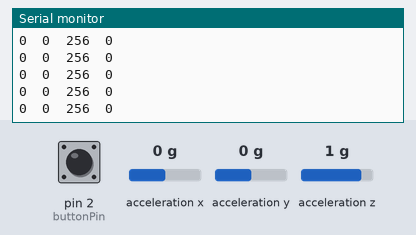
Recording of a sketch running on a simulated Arduino Uno, built with avr-gcc and run on an emulated ATmega328P. Shown: the last lines printed to the serial monitor. Wiring (inferred from the names in the program): ADXL345 accelerometer at I2C address 0x53. The inputs (shaded band) are chosen by the test bench; at power-on: acceleration x 0 g, pin 2 (buttonPin) HIGH, acceleration y 0 g, acceleration z 1 g.

Above: at 1.3 s.
1.4 s: acceleration x set to -1.4 g
At 1.43 s:
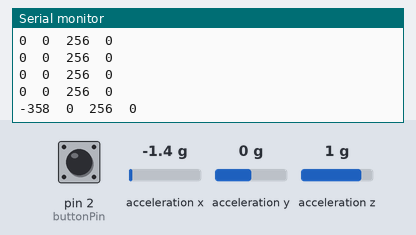
2.9 s: pin 2 (buttonPin) pulled LOW for 0.15 s
At 2.95 s:
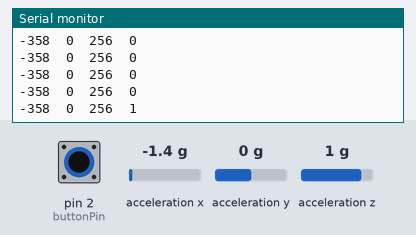
4.5 s: acceleration y set to -1.4 g
At 4.57 s:
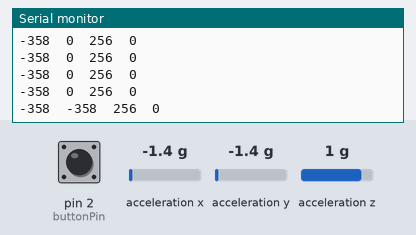
6.0 s: pin 2 (buttonPin) pulled LOW for 1 s
At 6.09 s:
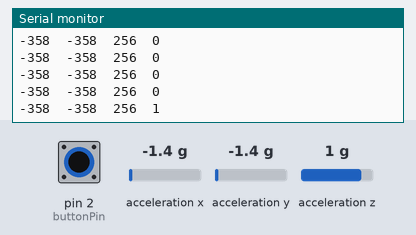
8.5 s: acceleration z set to -1.4 g
At 8.53 s:
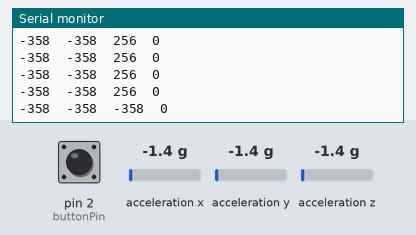

The sketch:

space_dodger_controller.ino
```cpp
#include <Wire.h>

const byte ADXL345_ADDR = 0x53;

const int buttonPin = 2;

byte readRegister(byte reg) {
  Wire.beginTransmission(ADXL345_ADDR);
  Wire.write(reg);

  if (Wire.endTransmission(false) != 0) {
    return 0xFF;
  }

  Wire.requestFrom(ADXL345_ADDR, (byte)1);

  if (Wire.available()) {
    return Wire.read();
  }

  return 0xFF;
}

bool writeRegister(byte reg, byte value) {
  Wire.beginTransmission(ADXL345_ADDR);
  Wire.write(reg);
  Wire.write(value);
  return Wire.endTransmission() == 0;
}

bool readAcceleration(int16_t &x, int16_t &y, int16_t &z) {
  Wire.beginTransmission(ADXL345_ADDR);
  Wire.write(0x32);  // DATAX0
  if (Wire.endTransmission(false) != 0) {
    return false;
  }

  if (Wire.requestFrom(ADXL345_ADDR, (byte)6) != 6) {
    return false;
  }

  byte x0 = Wire.read();
  byte x1 = Wire.read();
  byte y0 = Wire.read();
  byte y1 = Wire.read();
  byte z0 = Wire.read();
  byte z1 = Wire.read();

  x = (int16_t)((uint16_t)x1 << 8 | x0);
  y = (int16_t)((uint16_t)y1 << 8 | y0);
  z = (int16_t)((uint16_t)z1 << 8 | z0);

  return true;
}

void setup() {
  Serial.begin(115200);
  Wire.begin();

  delay(100);

  byte deviceID = readRegister(0x00);

  pinMode(buttonPin, INPUT_PULLUP);

  Serial.println("ADXL345 test starting...");

  if (deviceID != 0xE5) {
    Serial.print("ERROR: Device ID = 0x");
    Serial.println(deviceID, HEX);
    Serial.println("Expected 0xE5. Check wiring and power.");
    while (true) {
      delay(1000);
    }
  }

  // Full-resolution mode, +/- 2g range
  if (!writeRegister(0x31, 0x08)) {
    Serial.println("ERROR: Could not configure sensor.");
    while (true) {
      delay(1000);
    }
  }

  // Start measurement mode
  if (!writeRegister(0x2D, 0x08)) {
    Serial.println("ERROR: Could not start measurements.");
    while (true) {
      delay(1000);
    }
  }

  Serial.println("ADXL345 detected!");
  Serial.println("X\tY\tZ");
}

void loop() {
  int16_t x, y, z;

  if (readAcceleration(x, y, z)) {
    int buttonState = digitalRead(buttonPin);

    Serial.print(x);
    Serial.print('\t');
    Serial.print(y);
    Serial.print('\t');
    Serial.print(z);
    Serial.print('\t');
    Serial.println(buttonState == LOW ? 1 : 0);
  } else {
    Serial.println("ERROR: Failed to read sensor data");
  }

  delay(100);
}
```

Measured:
- after the input at 1.4 s, the serial monitor: prints a new line at once (image 1)
- after the input at 2.9 s, the serial monitor: prints a new line at once (image 2)
- after the input at 4.5 s, the serial monitor: prints a new line after 0.07 s (image 3)
- after the input at 6.0 s, the serial monitor: prints a new line after 0.09 s (image 4)
- after the input at 8.5 s, the serial monitor: prints a new line at once (image 5)
